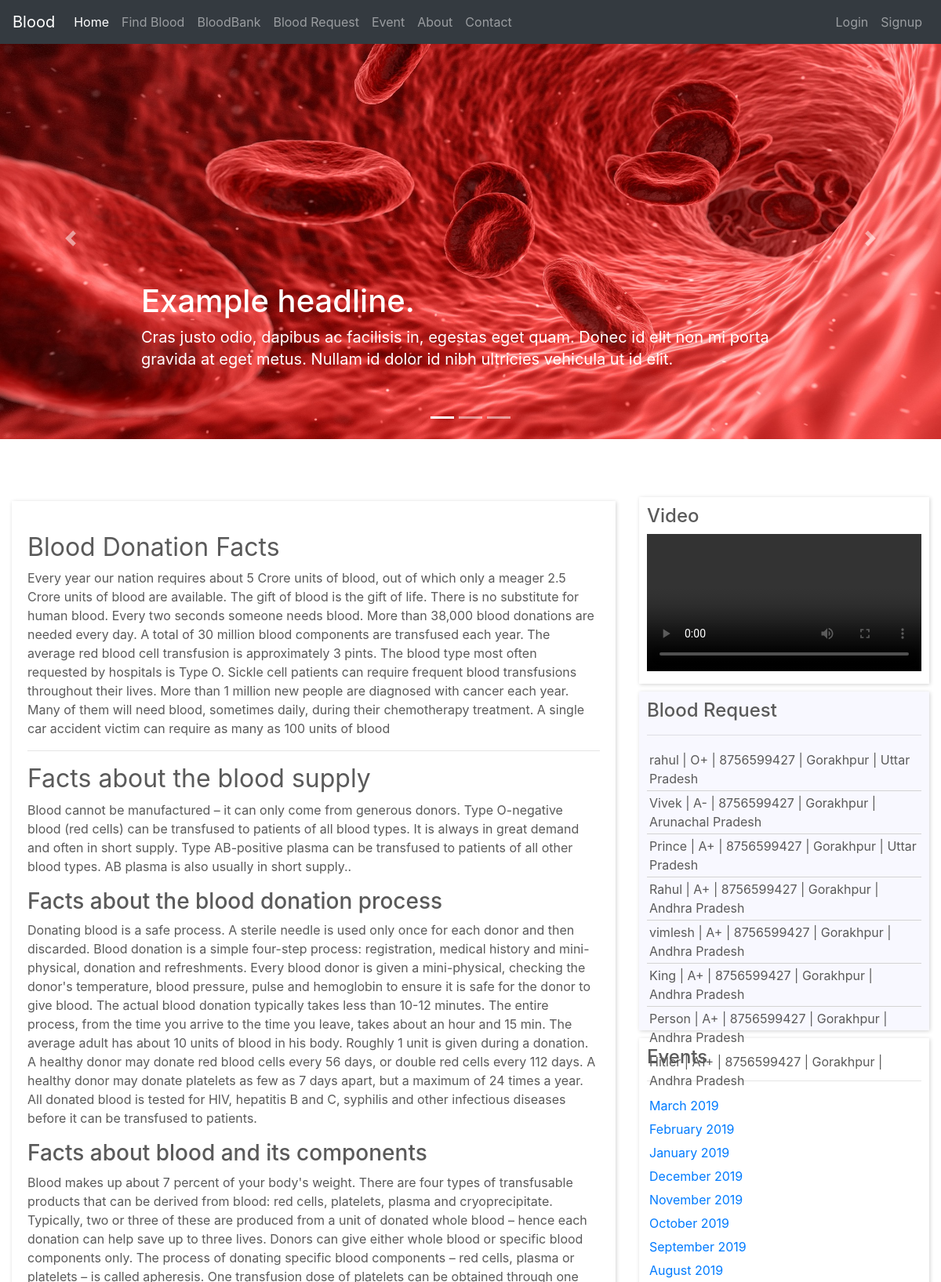
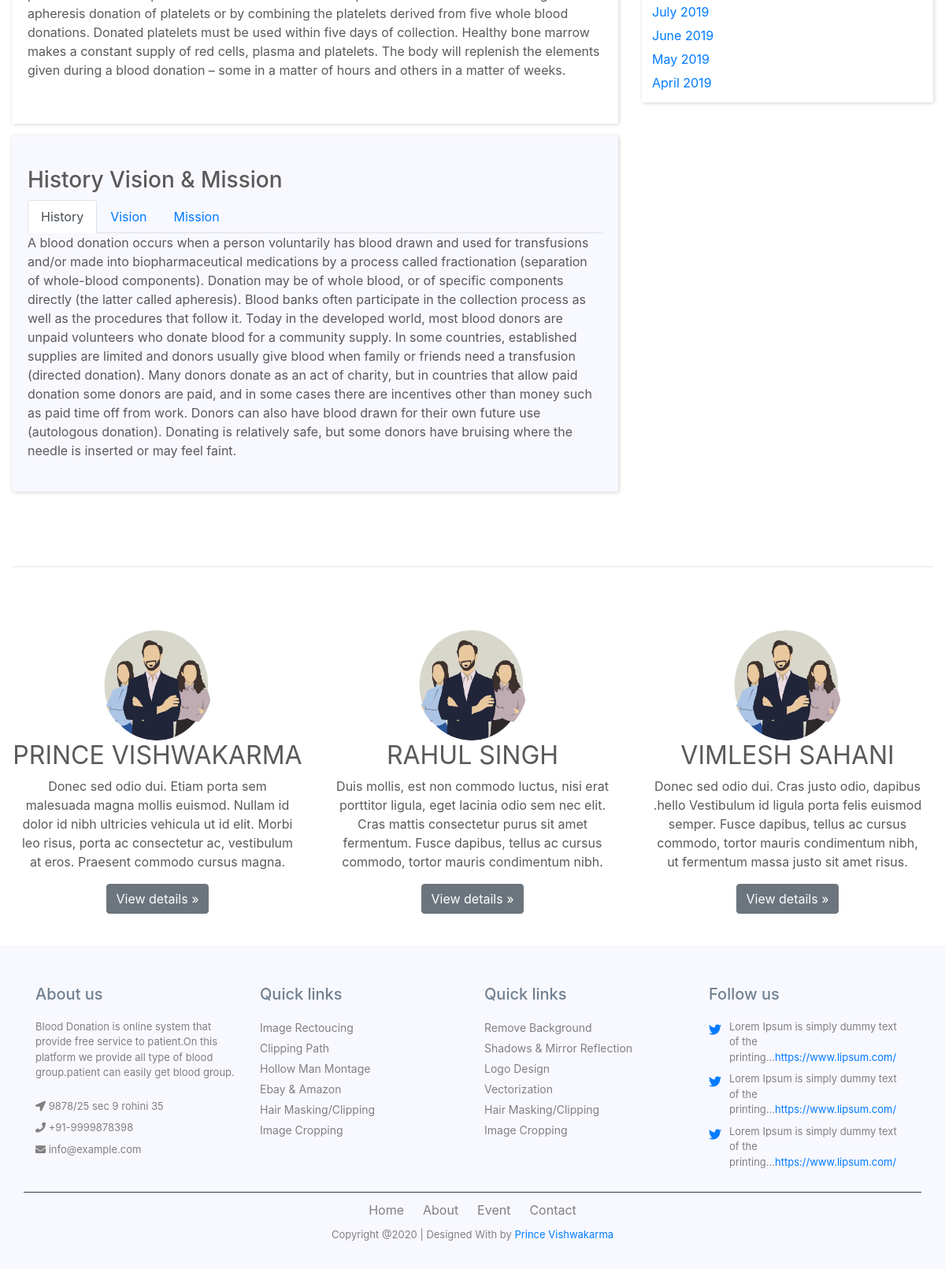
The page / on the database its author committed (2 pictures, top to bottom).
### contact/models.py (models this page shows)
class bloodrequest(models.Model):
    name = models.CharField(max_length=100, blank=True)
    email = models.CharField(max_length=100, blank=True)
    bloodgroup = models.CharField(max_length=100, blank=True)
    mobile = models.CharField(max_length=100, blank=True)
    state = models.CharField(max_length=100, blank=True)
    district = models.CharField(max_length=100, blank=True)
    city = models.CharField(max_length=100, blank=True)
    address =models.CharField(max_length=300, blank=True)

### home/views.py (the view)
# urls.py: path('', include('home.urls')),
def home(request):
    user=request.user
    br = bloodrequest.objects.all().order_by('-id')
    slid = sliderimg.objects.all().order_by('-id')
    if user.is_authenticated:
        pr=menu_profile(request)
        return render(request, 'home.html',{'pf':pr ,'queryset':br,'slimg':slid})
    else:
        return render(request, 'home.html',{'queryset':br,'slimg':slid})

### templates/home.html (shortened to what this page needs)
{% extends 'base.html' %}
{%load static%}
{% block login_style %}
<link rel="stylesheet" href="{% static "home\css\style.css" %}">
{% endblock %}
{% block content %}
<main role="main">
  <div id="myCarousel" class="carousel slide" data-ride="carousel">
    <ol class="carousel-indicators">
      <li data-target="#myCarousel" data-slide-to="0" class="active"></li>
      <li data-target="#myCarousel" data-slide-to="1"></li>
      <li data-target="#myCarousel" data-slide-to="2"></li>
    </ol>
    <div class="carousel-inner">
      <div class="carousel-item active">
        <img class="d-block img-fluid" src="{% static 'image\bg_img.jpg' %}" alt="First slide" style="width: 100%;" >
        <div class="container">
          <div class="carousel-caption text-left">
            <h1>Example headline.</h1>
            <p>Cras justo odio, dapibus ac facilisis in, egestas eget quam. Donec id elit non mi porta gravida at eget metus. Nullam id dolor id nibh ultricies vehicula ut id elit.</p>
          </div>
        </div>
      </div>
    </div>
    <a class="carousel-control-prev" href="#myCarousel" role="button" data-slide="prev">
      <span class="carousel-control-prev-icon" aria-hidden="true"></span>
    </a>
    <a class="carousel-control-next" href="#myCarousel" role="button" data-slide="next">
      <span class="carousel-control-next-icon" aria-hidden="true"></span>
    </a>
  </div>
  <div class="container-fluid marketing ">
      <div class="row">
          <div class="col-md-8 blog-main">
            <div class="blog-post sideBarBackground">
              <h2 class="blog-post-title">Blood Donation Facts</h2>
              <p>Every year our nation requires about 5 Crore units of blood, out of which only a meager 2.5 Crore units of blood are available.
                The gift of blood is the gift of life. There is no substitute for human blood.
                Every two seconds someone needs blood.
                More than 38,000 blood donations are needed every day.
                A total of 30 million blood components are transfused each year.
                The average red blood cell transfusion is approximately 3 pints.
                The blood type most often requested by hospitals is Type O.
                Sickle cell patients can require frequent blood transfusions throughout their lives.
                More than 1 million new people are diagnosed with cancer each year. Many of them will need blood, sometimes daily, during their chemotherapy treatment.
                A single car accident victim can require as many as 100 units of blood</p>
              <hr>
              <h2>Facts about the blood supply</h2>
              <p>Blood cannot be manufactured – it can only come from generous donors.
                Type O-negative blood (red cells) can be transfused to patients of all blood types. It is always in great demand and often in short supply.
                Type AB-positive plasma can be transfused to patients of all other blood types. AB plasma is also usually in short supply..</p>
              <h3>Facts about the blood donation process</h3>
              <p>Donating blood is a safe process. A sterile needle is used only once for each donor and then discarded.
                Blood donation is a simple four-step process: registration, medical history and mini-physical, donation and refreshments.
                Every blood donor is given a mini-physical, checking the donor's temperature, blood pressure, pulse and hemoglobin to ensure it is safe for the donor to give blood.
                The actual blood donation typically takes less than 10-12 minutes. The entire process, from the time you arrive to the time you leave, takes about an hour and 15 min.
                The average adult has about 10 units of blood in his body. Roughly 1 unit is given during a donation.
                A healthy donor may donate red blood cells every 56 days, or double red cells every 112 days.
                A healthy donor may donate platelets as few as 7 days apart, but a maximum of 24 times a year.
                All donated blood is tested for HIV, hepatitis B and C, syphilis and other infectious diseases before it can be transfused to patients.</p>
              <h3>Facts about blood and its components</h3>
              <p>Blood makes up about 7 percent of your body's weight.
                There are four types of transfusable products that can be derived from blood: red cells, platelets, plasma and cryoprecipitate. Typically, two or three of these are produced from a unit of donated whole blood – hence each donation can help save up to three lives.
                Donors can give either whole blood or specific blood components only. The process of donating specific blood components – red cells, plasma or platelets – is called apheresis.
                One transfusion dose of platelets can be obtained through one apheresis donation of platelets or by combining the platelets derived from five whole blood donations.
                Donated platelets must be used within five days of collection.
                Healthy bone marrow makes a constant supply of red cells, plasma and platelets. The body will replenish the elements given during a blood donation – some in a matter of hours and others in a matter of weeks.</p>
            </div>
            <div class="sideBarBackgrounds">
              <p class="h3">History Vision &amp; Mission</p>
            <ul class="nav nav-tabs" id="myTab" role="tablist">
                <li class="nav-item">
                  <a class="nav-link active" id="home-tab" data-toggle="tab" href="#home" role="tab" aria-controls="home" aria-selected="true">History</a>
                </li>
                <li class="nav-item">
                  <a class="nav-link" id="profile-tab" data-toggle="tab" href="#profile" role="tab" aria-controls="profile" aria-selected="false">Vision</a>
                </li>
                <li class="nav-item">
                    <a class="nav-link" id="contact-tab" data-toggle="tab" href="#contact" role="tab" aria-controls="contact" aria-selected="false">Mission</a>
                  </li>
              </ul>
              <div class="tab-content" id="myTabContent">
                <div class="tab-pane fade show active" id="home" role="tabpanel" aria-labelledby="home-tab">
              A blood donation occurs when a person voluntarily has blood drawn and used for transfusions and/or made into biopharmaceutical medications by a process called fractionation (separation of whole-blood components). Donation may be of whole blood, or of specific components directly (the latter called apheresis). Blood banks often participate in the collection process as well as the procedures that follow it.
Today in the developed world, most blood donors are unpaid volunteers who donate blood for a community supply. In some countries, established supplies are limited and donors usually give blood when family or friends need a transfusion (directed donation). Many donors donate as an act of charity, but in countries that allow paid donation some donors are paid, and in some cases there are incentives other than money such as paid time off from work. Donors can also have blood drawn for their own future use (autologous donation). Donating is relatively safe, but some donors have bruising where the needle is inserted or may feel faint.
               </div>
              </div>
            </div>
          </div>
          <aside class="col-md-4 blog-sidebar">
            <div class="sidelols">
                <p class="h4">Video</p>
                <video width="100%" height="100%" controls autoplay>
                    <source src="{% static 'video/eduction.mp4' %}" type="video/mp4">
                  </video>
            </div>
            <div class="sidelol">
              <p class="h4">Blood Request</p><hr>
              <marquee class="mar" direction="up" scrollamount="2" onmouseover="this.stop();" onmouseout="this.start();">
                {% for request in queryset %}
                  <a>{{request.name}} | {{request.bloodgroup}} | {{request.mobile}} | {{request.district}} | {{request.state}}</a>
                 {% endfor%}
              </marquee>
            </div>
            <div class="sidelols">
              <p class="h4">Events</p><hr>
                <a href="#">March 2019</a>
                <a href="#">February 2019</a>
                <a href="#">January 2019</a>
                <a href="#">December 2019</a>
                <a href="#">November 2019</a>
                <a href="#">October 2019</a>
                <a href="#">September 2019</a>
                <a href="#">August 2019</a>
                <a href="#">July 2019</a>
                <a href="#">June 2019</a>
                <a href="#">May 2019</a>
                <a href="#">April 2019</a>
            </div>
          </aside>
        </div>
    <hr class="featurette-divider">
      <div class="row">
      <div class="col-lg-4">
        <img class="bd-placeholder-img rounded-circle" src="{% static 'image\about.png' %}" alt="First slide" width="140" height="140" >
        <h2>PRINCE VISHWAKARMA</h2>
        <p>Donec sed odio dui. Etiam porta sem malesuada magna mollis euismod. Nullam id dolor id nibh ultricies vehicula ut id elit. Morbi leo risus, porta ac consectetur ac, vestibulum at eros. Praesent commodo cursus magna.</p>
        <p><a class="btn btn-secondary" href="#" role="button">View details &raquo;</a></p>
      </div>
      <div class="col-lg-4">
        <img class="bd-placeholder-img rounded-circle" src="{% static 'image\about.png' %}" alt="First slide" width="140" height="140" >
        <h2>RAHUL SINGH</h2>
        <p>Duis mollis, est non commodo luctus, nisi erat porttitor ligula, eget lacinia odio sem nec elit. Cras mattis consectetur purus sit amet fermentum. Fusce dapibus, tellus ac cursus commodo, tortor mauris condimentum nibh.</p>
        <p><a class="btn btn-secondary" href="#" role="button">View details &raquo;</a></p>
      </div>
      <div class="col-lg-4">
        <img class="bd-placeholder-img rounded-circle" src="{% static 'image\about.png' %}" alt="First slide" width="140" height="140" >
        <h2>VIMLESH SAHANI</h2>
        <p>Donec sed odio dui. Cras justo odio, dapibus .hello Vestibulum id ligula porta felis euismod semper. Fusce dapibus, tellus ac cursus commodo, tortor mauris condimentum nibh, ut fermentum massa justo sit amet risus.</p>
        <p><a class="btn btn-secondary" href="#" role="button">View details &raquo;</a></p>
      </div>
    </div>
  </div>
   {% endblock %}

### rows shown on the page
bloodrequest: name "rahul", bloodgroup "O+", mobile "8756599427", district "Gorakhpur", state "Uttar Pradesh"
bloodrequest: name "Vivek", bloodgroup "A-", mobile "8756599427", district "Gorakhpur", state "Arunachal Pradesh"
bloodrequest: name "Prince", bloodgroup "A+", mobile "8756599427", district "Gorakhpur", state "Uttar Pradesh"
bloodrequest: name "Rahul", bloodgroup "A+", mobile "8756599427", district "Gorakhpur", state "Andhra Pradesh"
bloodrequest: name "vimlesh", bloodgroup "A+", mobile "8756599427", district "Gorakhpur", state "Andhra Pradesh"
bloodrequest: name "King", bloodgroup "A+", mobile "8756599427", district "Gorakhpur", state "Andhra Pradesh"
bloodrequest: name "Person", bloodgroup "A+", mobile "8756599427", district "Gorakhpur", state "Andhra Pradesh"
bloodrequest: name "Hitler", bloodgroup "A1+", mobile "8756599427", district "Gorakhpur", state "Andhra Pradesh"
